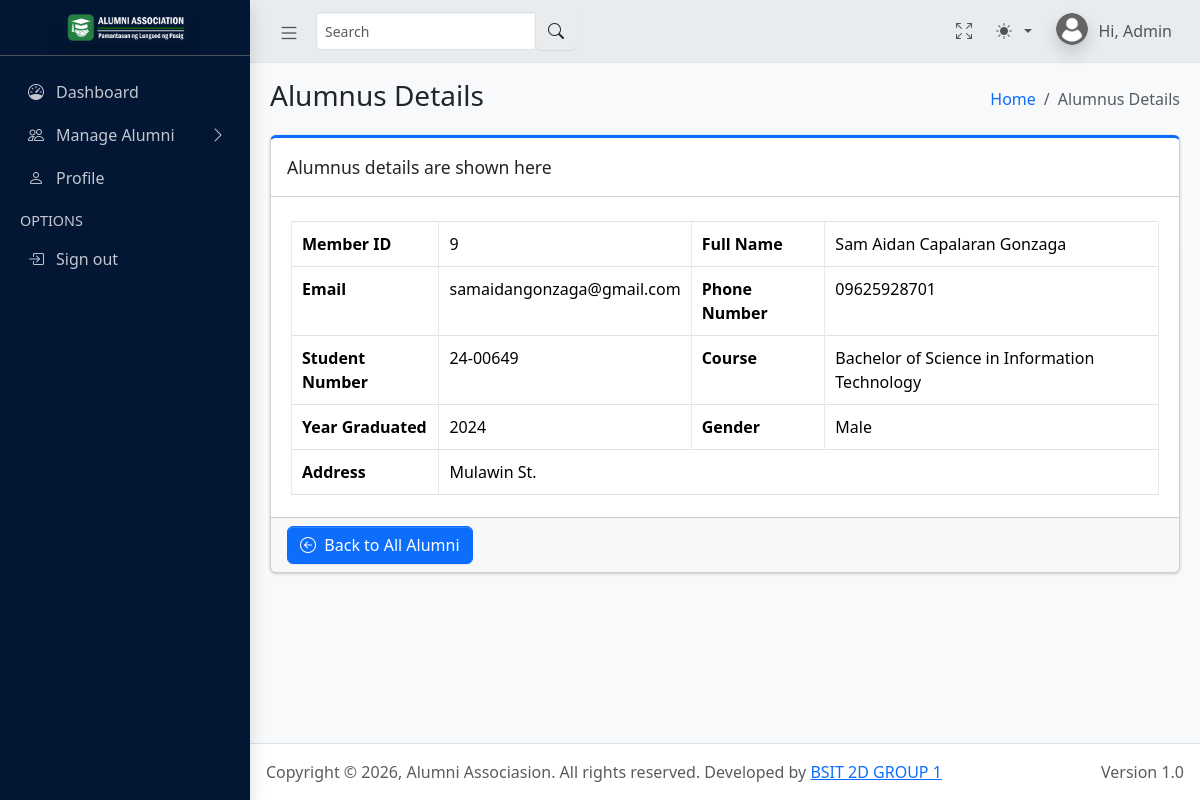
The app's page /admin/view_alumnus.php?id=6 (signed in) with its own data.
### tables this page shows
CREATE TABLE `alumnidetails` (
  `alumni_id` int(11) NOT NULL AUTO_INCREMENT,
  `user_id` int(11) NOT NULL,
  `student_number` varchar(20) NOT NULL,
  `course_id` int(11) DEFAULT NULL,
  `year_graduated` year(4) NOT NULL,
  PRIMARY KEY (`alumni_id`),
  UNIQUE KEY `user_id` (`user_id`),
  UNIQUE KEY `student_number` (`student_number`),
  KEY `course_id` (`course_id`),
  CONSTRAINT `alumnidetails_ibfk_1` FOREIGN KEY (`user_id`) REFERENCES `users` (`id`) ON DELETE CASCADE,
  CONSTRAINT `alumnidetails_ibfk_2` FOREIGN KEY (`course_id`) REFERENCES `courses` (`course_id`)
);

CREATE TABLE `users` (
  `id` int(11) NOT NULL AUTO_INCREMENT,
  `email` varchar(100) NOT NULL,
  `password` varchar(255) NOT NULL,
  `role` enum('alumni','admin') NOT NULL,
  `status` enum('active','pending','inactive') DEFAULT 'pending',
  `created_at` timestamp NOT NULL DEFAULT current_timestamp(),
  PRIMARY KEY (`id`),
  UNIQUE KEY `email` (`email`),
  KEY `idx_user_email` (`email`)
);

CREATE TABLE `userprofile` (
  `profile_id` int(11) NOT NULL AUTO_INCREMENT,
  `user_id` int(11) NOT NULL,
  `first_name` varchar(50) NOT NULL,
  `last_name` varchar(50) NOT NULL,
  `suffix` varchar(10) DEFAULT NULL,
  `middle_name` varchar(50) DEFAULT NULL,
  `contact_number` varchar(11) DEFAULT NULL,
  `address` varchar(255) DEFAULT NULL,
  `birthdate` date DEFAULT NULL,
  `gender` enum('Male','Female') DEFAULT NULL,
  `profile_picture` varchar(255) DEFAULT NULL,
  PRIMARY KEY (`profile_id`),
  UNIQUE KEY `user_id` (`user_id`),
  CONSTRAINT `userprofile_ibfk_1` FOREIGN KEY (`user_id`) REFERENCES `users` (`id`) ON DELETE CASCADE
);

CREATE TABLE `courses` (
  `course_id` int(11) NOT NULL AUTO_INCREMENT,
  `course_name` varchar(100) NOT NULL,
  `course_code` varchar(20) NOT NULL,
  `department_id` int(11) DEFAULT NULL,
  PRIMARY KEY (`course_id`),
  UNIQUE KEY `course_code` (`course_code`),
  KEY `department_id` (`department_id`),
  CONSTRAINT `courses_ibfk_1` FOREIGN KEY (`department_id`) REFERENCES `departments` (`department_id`)
);

### admin/view_alumnus.php (the view, shortened to what this page needs)
<?php
include("../backend/db_admin.php");
$vid = (int) $_GET['id'];
$sql = "
    SELECT
    u.id,
    u.email,
    p.first_name,
    p.last_name,
    p.middle_name,
    p.contact_number,
    p.address,
    p.gender,
    a.student_number,
    a.year_graduated,
    c.course_name
FROM alumnidetails a
INNER JOIN users u ON a.user_id = u.id
LEFT JOIN userprofile p ON p.user_id = u.id
LEFT JOIN courses c ON a.course_id = c.course_id
WHERE a.alumni_id = ?
LIMIT 1
";
$stmt = $conn->prepare($sql);
$stmt->bind_param("i", $vid);
$stmt->execute();
$result = $stmt->get_result();
$row = $result->fetch_assoc();
?>
<!DOCTYPE html>
<html lang="en">
<head>
    <?php include('includes/global_styles.php'); ?>
</head>
<body class="layout-fixed sidebar-expand-lg bg-body-tertiary">
    <div class="app-wrapper">
        <?php
        include('includes/navbar.php');
        include('includes/sidebar.php');
        ?>
        <main class="app-main">
            <div class="app-content-header">
                <div class="container-fluid">
                    <div class="row">
                        <div class="col-sm-6">
                            <h3 class="mb-0">Alumnus Details</h3>
                        </div>
                        <div class="col-sm-6">
                            <ol class="breadcrumb float-sm-end">
                                <li class="breadcrumb-item"><a href="dashboard.php">Home</a></li>
                                <li class="breadcrumb-item active" aria-current="page">Alumnus Details</li>
                            </ol>
                        </div>
                    </div>
                </div>
            </div>
            <div class="app-content">
                <div class="container-fluid">
                    <div class="row g-4">
                        <div class="col-md-12">
                            <div class="card card-primary card-outline mb-4">
                                <div class="card-header">
                                    <div class="card-title">Alumnus details are shown here</div>
                                </div>
                                <div class="card-body">
                                    <div class="table-responsive">
                                        <table class="table table-bordered">
                                            <tbody>
                                                <?php if ($row): ?>
                                                    <tr>
                                                        <th>Member ID</th>
                                                        <td><?php echo $row['id']; ?></td>
                                                        <th>Full Name</th>
                                                        <td><?php echo trim($row['first_name'] . ' ' . $row['middle_name'] . ' ' . $row['last_name']); ?></td>
                                                    </tr>
                                                    <tr>
                                                        <th>Email</th>
                                                        <td><?php echo $row['email']; ?></td>
                                                        <th>Phone Number</th>
                                                        <td><?php echo $row['contact_number']; ?></td>
                                                    </tr>
                                                    <tr>
                                                        <th>Student Number</th>
                                                        <td><?php echo $row['student_number']; ?></td>
                                                        <th>Course</th>
                                                        <td><?php echo $row['course_name']; ?></td>
                                                    </tr>
                                                    <tr>
                                                        <th>Year Graduated</th>
                                                        <td><?php echo $row['year_graduated']; ?></td>
                                                        <th>Gender</th>
                                                        <td><?php echo $row['gender']; ?></td>
                                                    </tr>
                                                    <tr>
                                                        <th>Address</th>
                                                        <td colspan="3"><?php echo $row['address']; ?></td>
                                                    </tr>
                                                <?php else: ?>
                                                    <tr>
                                                        <td colspan="4">No alumni data found.</td>
                                                    </tr>
                                                <?php endif; ?>
                                            </tbody>
                                        </table>
                                    </div>
                                </div>
                                <div class="card-footer">
                                    <a href="all_alumni.php" class="btn btn-primary"><i class="bi bi-arrow-left-circle"></i>&nbsp; Back to All Alumni</a>
                                </div>
                            </div>
                        </div>
                    </div>
                </div>
            </div>
        </main>
        <?php include("includes/footer.php"); ?>
</body>
</html>

### admin/view_alumnus.php (style rules this page uses)
.table-responsive { padding: 4px; padding-top: 8px; margin-bottom: -14px; }
table.table tr th, table.table tr td { border-color: #e9e9e9; padding: 10px; }
table.table td:last-child { width: auto; }

### records on screen
alumnidetails: user "9", userprofile.first_name+middle_name+last_name "Sam Aidan Capalaran Gonzaga", user.email "samaidangonzaga@gmail.com", userprofile.contact_number "09625928701", student_number "24-00649", course.course_name "Bachelor of Science in Information Technology", year_graduated "2024", userprofile.gender "Male", userprofile.address "Mulawin St."
